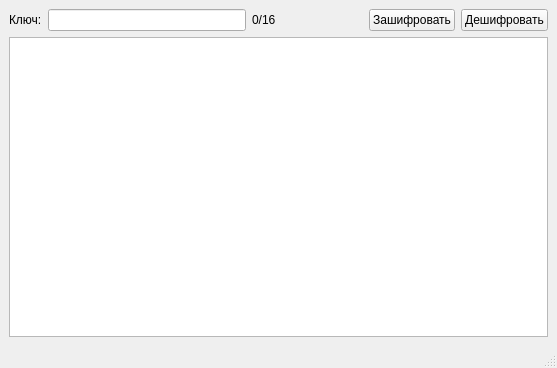
<?xml version="1.0" encoding="UTF-8"?>
<ui version="4.0">
 <class>MainWindow</class>
 <widget class="QMainWindow" name="MainWindow">
  <property name="geometry">
   <rect>
    <x>0</x>
    <y>0</y>
    <width>557</width>
    <height>368</height>
   </rect>
  </property>
  <property name="windowTitle">
   <string>MainWindow</string>
  </property>
  <widget class="QWidget" name="centralwidget">
   <layout class="QGridLayout" name="gridLayout">
    <item row="0" column="0">
     <layout class="QHBoxLayout" name="horizontalLayout_2">
      <item>
       <layout class="QHBoxLayout" name="horizontalLayout">
        <item>
         <widget class="QLabel" name="keyLabel">
          <property name="text">
           <string>Ключ:</string>
          </property>
         </widget>
        </item>
        <item>
         <widget class="QLineEdit" name="lineKeyEdit">
          <property name="maxLength">
           <number>16</number>
          </property>
          <property name="echoMode">
           <enum>QLineEdit::Normal</enum>
          </property>
          <property name="placeholderText">
           <string/>
          </property>
         </widget>
        </item>
        <item>
         <widget class="QLabel" name="counterLabel">
          <property name="text">
           <string>0/16</string>
          </property>
         </widget>
        </item>
       </layout>
      </item>
      <item>
       <layout class="QHBoxLayout" name="horizontalLayout_3">
        <item>
         <spacer name="horizontalSpacer">
          <property name="orientation">
           <enum>Qt::Horizontal</enum>
          </property>
          <property name="sizeHint" stdset="0">
           <size>
            <width>40</width>
            <height>20</height>
           </size>
          </property>
         </spacer>
        </item>
        <item>
         <widget class="QPushButton" name="encryptButton">
          <property name="text">
           <string>Зашифровать</string>
          </property>
         </widget>
        </item>
        <item>
         <widget class="QPushButton" name="decryptButton">
          <property name="text">
           <string>Дешифровать</string>
          </property>
         </widget>
        </item>
       </layout>
      </item>
     </layout>
    </item>
    <item row="1" column="0">
     <layout class="QVBoxLayout" name="verticalLayout">
      <item>
       <widget class="QPlainTextEdit" name="plainTextEdit"/>
      </item>
     </layout>
    </item>
   </layout>
  </widget>
  <widget class="QMenuBar" name="menubar">
   <property name="geometry">
    <rect>
     <x>0</x>
     <y>0</y>
     <width>557</width>
     <height>21</height>
    </rect>
   </property>
  </widget>
  <widget class="QStatusBar" name="statusbar"/>
 </widget>
 <resources/>
 <connections>
  <connection>
   <sender>lineKeyEdit</sender>
   <signal>textChanged(QString)</signal>
   <receiver>MainWindow</receiver>
   <slot>counterUpdate()</slot>
   <hints>
    <hint type="sourcelabel">
     <x>116</x>
     <y>43</y>
    </hint>
    <hint type="destinationlabel">
     <x>278</x>
     <y>183</y>
    </hint>
   </hints>
  </connection>
 </connections>
 <slots>
  <slot>counterUpdate()</slot>
 </slots>
</ui>
